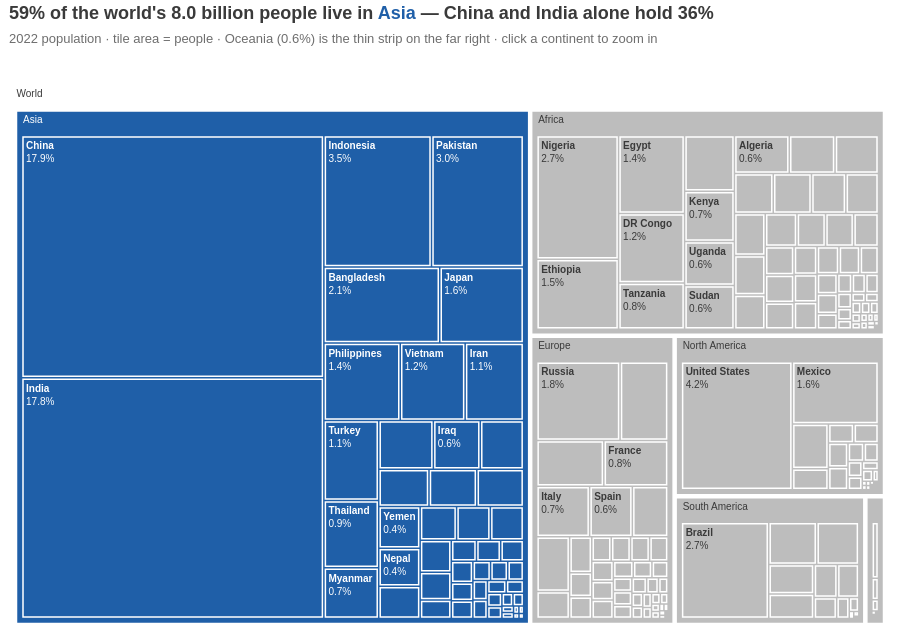

The code cell stored with this chart in its notebook:
### Markdown cell above
**Chart choice & justification:** *Which chart did you choose, and why? Justify design choices.*

**Chart: treemap (World → continent → country).**

**Why this chart:** this is a part-to-whole question with two nested levels and 234 parts. A treemap shows both levels in one figure, with each tile's area proportional to its population. A pie or donut cannot hold 234 slices or show nesting, and a stacked bar would turn 234 segments into an unreadable strip.

**Design choices**
- Tile area = 2022 population; labels show each tile's **share of the world**.
- **Asia in blue** (the continent the title is about), all other continents grey: colour marks the finding rather than decorating every continent.
- Labels that would not fit a tile are hidden automatically (`uniformtext`); hover shows exact numbers and share of the continent, and clicking a continent zooms in.
- White borders separate the levels; the tiny Oceania tile is called out in the subtitle.

**What it shows:** **59 % of the world's 8.0 billion people live in Asia**, followed by Africa (18 %), Europe (9 %), North America (7.5 %), South America (5.5 %) and Oceania (0.6 %). **China (17.9 %) and India (17.8 %) together hold 36 %** — each of them has about as many people as the whole of Africa. Next come the United States (4.2 %), Indonesia (3.5 %) and Pakistan (3.0 %).

### Code cell
# Q6 — 2022 world population by continent and country (two levels, part-to-whole) → TREEMAP
d6 = df[['Continent', 'Country', '2022 Population']]
world_2022 = d6['2022 Population'].sum()
cont_share = d6.groupby('Continent')['2022 Population'].sum().sort_values(ascending=False) / world_2022
biggest = cont_share.index[0]
cn_in = d6.loc[d6['Country'].isin(['China', 'India']), '2022 Population'].sum() / world_2022

palette6 = {c: GREY for c in cont_share.index}
palette6[biggest] = ACCENT2                                      # accent only on the continent the title is about
palette6['(?)'] = 'white'                                        # the 'World' root tile

fig = px.treemap(d6, path=[px.Constant('World'), 'Continent', 'Country'], values='2022 Population',
                 color='Continent', color_discrete_map=palette6, template='plotly_white',
                 title=f"{cont_share[biggest]:.0%} of the world's {world_2022/1e9:.1f} billion people live in "
                       f"{hl(biggest, ACCENT2)} — China and India alone hold {cn_in:.0%}")

ids = fig.data[0].ids                                            # 'World', 'World/Asia', 'World/Asia/China', ...
depth = [i.count('/') for i in ids]
fig.update_traces(texttemplate=['' if d == 0 else '<b>%{label}</b>  %{percentRoot:.0%}' if d == 1
                                else '<b>%{label}</b><br>%{percentRoot:.1%}' for d in depth],
                  insidetextfont=dict(color=['white' if f'/{biggest}' in i else DARK for i in ids]),
                  hovertemplate='<b>%{label}</b><br>%{value:,.0f} people<br>%{percentRoot:.1%} of the world'
                                '<br>%{percentParent:.1%} of %{parent}<extra></extra>',
                  marker=dict(line=dict(color='white', width=1.5)), tiling=dict(pad=3),
                  root_color='white', pathbar_visible=False,
                  textfont=dict(size=13))
fig.update_layout(title=title(fig.layout.title.text,
                              f'2022 population · tile area = people · Oceania ({cont_share["Oceania"]:.1%}) is the thin strip '
                              f'on the far right · click a continent to zoom in'),
                  uniformtext=dict(minsize=10, mode='hide'),     # hide labels that would not fit their tile
                  font=FONT, height=640, margin=dict(l=10, r=10, t=85, b=10))
fig.show()

### Figure 1 — Plotly figure (JSON) as saved in the notebook; plotly's stock layout.template omitted (floating-point values rounded to 4 significant figures; data arrays with more than 128 entries replaced by an {"elided": "..."} marker saying what was removed)
{"data": [{"branchvalues": "total", "customdata": {"elided": "241x1 str values"}, "domain": {"x": [0, 1], "y": [0, 1]}, "hovertemplate": "<b>%{label}</b><br>%{value:,.0f} people<br>%{percentRoot:.1%} of the world<br>%{percentParent:.1%} of %{parent}<extra></extra>", "ids": {"elided": "241 str values"}, "insidetextfont": {"color": {"elided": "241 str values"}}, "labels": {"elided": "241 str values"}, "marker": {"colors": {"elided": "241 str values"}, "line": {"color": "white", "width": 1.5}}, "name": "", "parents": {"elided": "241 str values"}, "pathbar": {"visible": false}, "root": {"color": "white"}, "textfont": {"size": 13}, "texttemplate": {"elided": "241 str values"}, "tiling": {"pad": 3}, "type": "treemap", "values": {"elided": "241 float values"}}], "layout": {"font": {"color": "#3A3A3A", "family": "Arial, sans-serif", "size": 13}, "height": 640, "legend": {"tracegroupgap": 0}, "margin": {"b": 10, "l": 10, "r": 10, "t": 85}, "title": {"font": {"size": 18}, "text": "<b>59% of the world's 8.0 billion people live in <span style='color:#1F5FA8'><b>Asia</b></span> — China and India alone hold 36%</b><br><span style='font-size:13px;color:#6E6E6E'>2022 population · tile area = people · Oceania (0.6%) is the thin strip on the far right · click a continent to zoom in</span>", "x": 0.01, "xanchor": "left", "y": 0.97, "yanchor": "top"}, "uniformtext": {"minsize": 10, "mode": "hide"}}}
